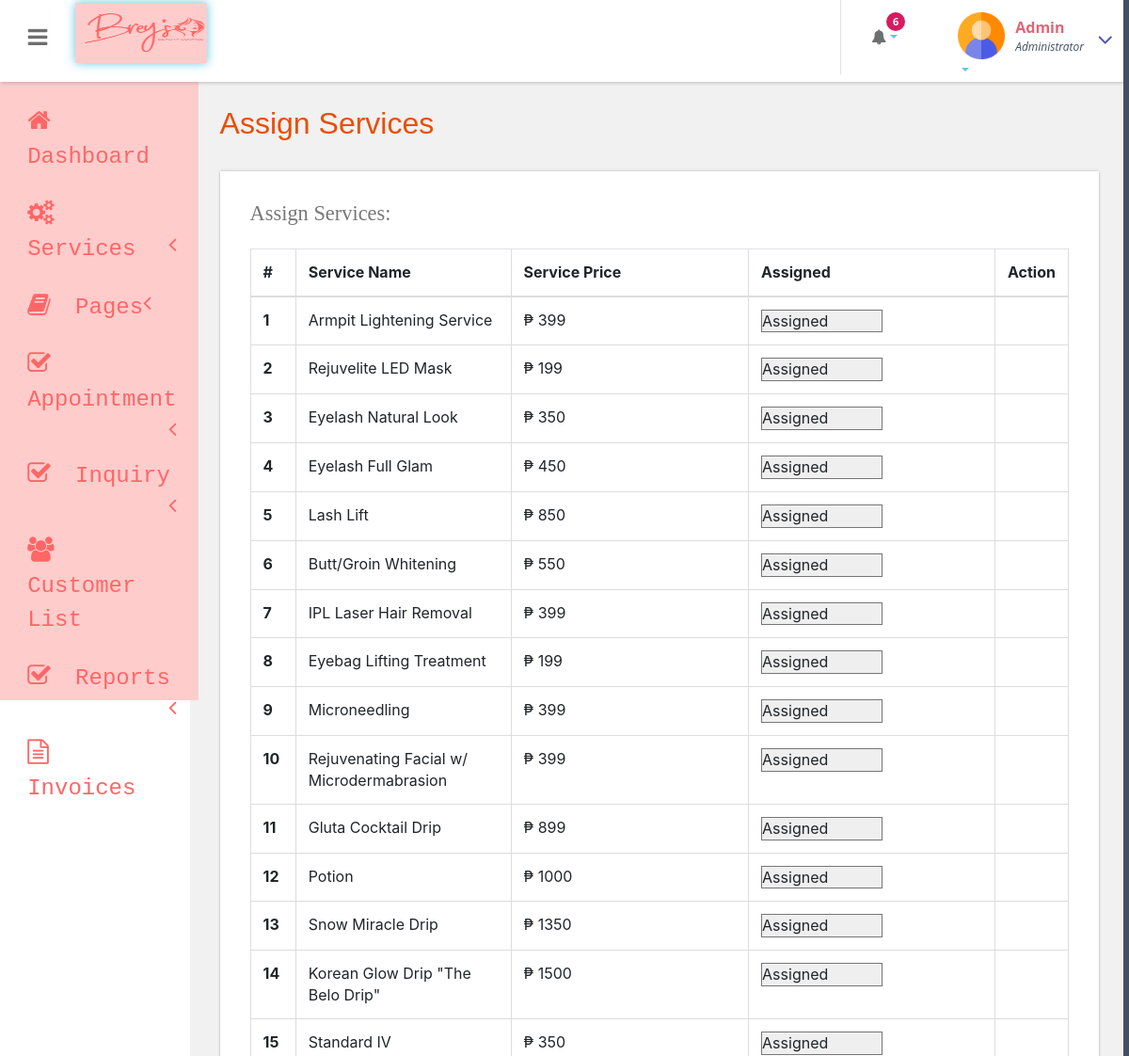
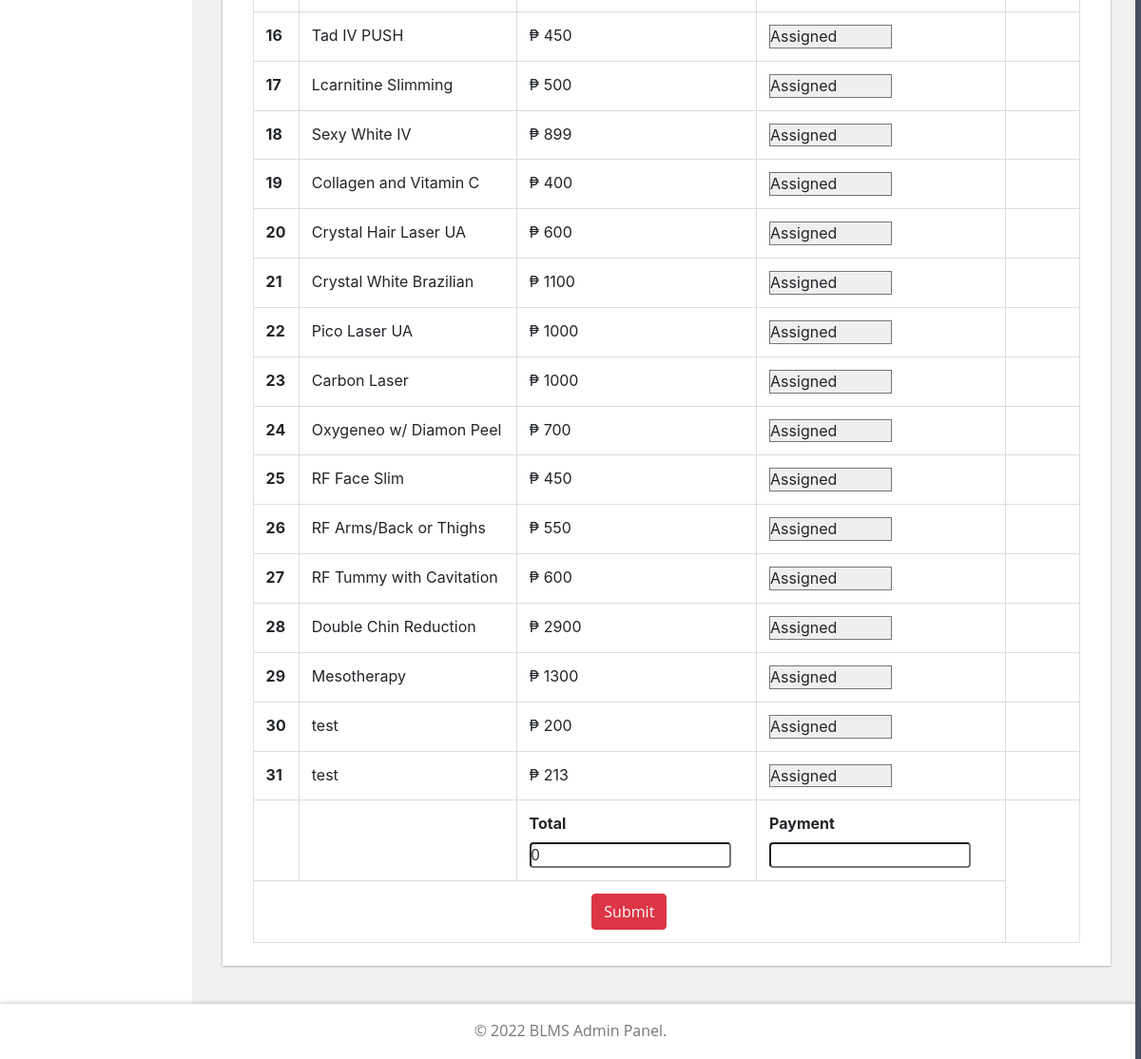
The page /admin/add-customer-services.php (signed in) on the database as committed earlier (2 pictures, top to bottom).
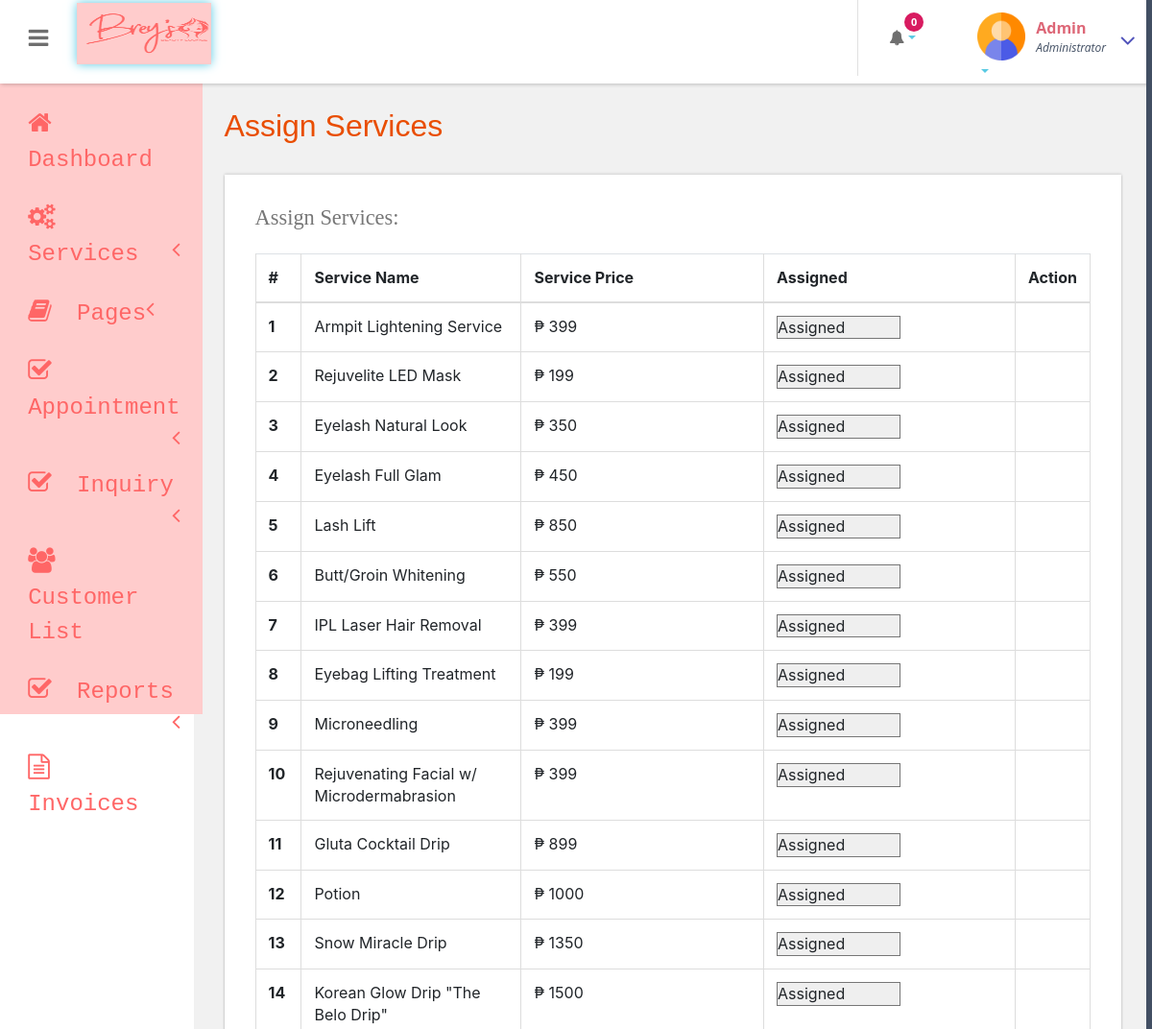
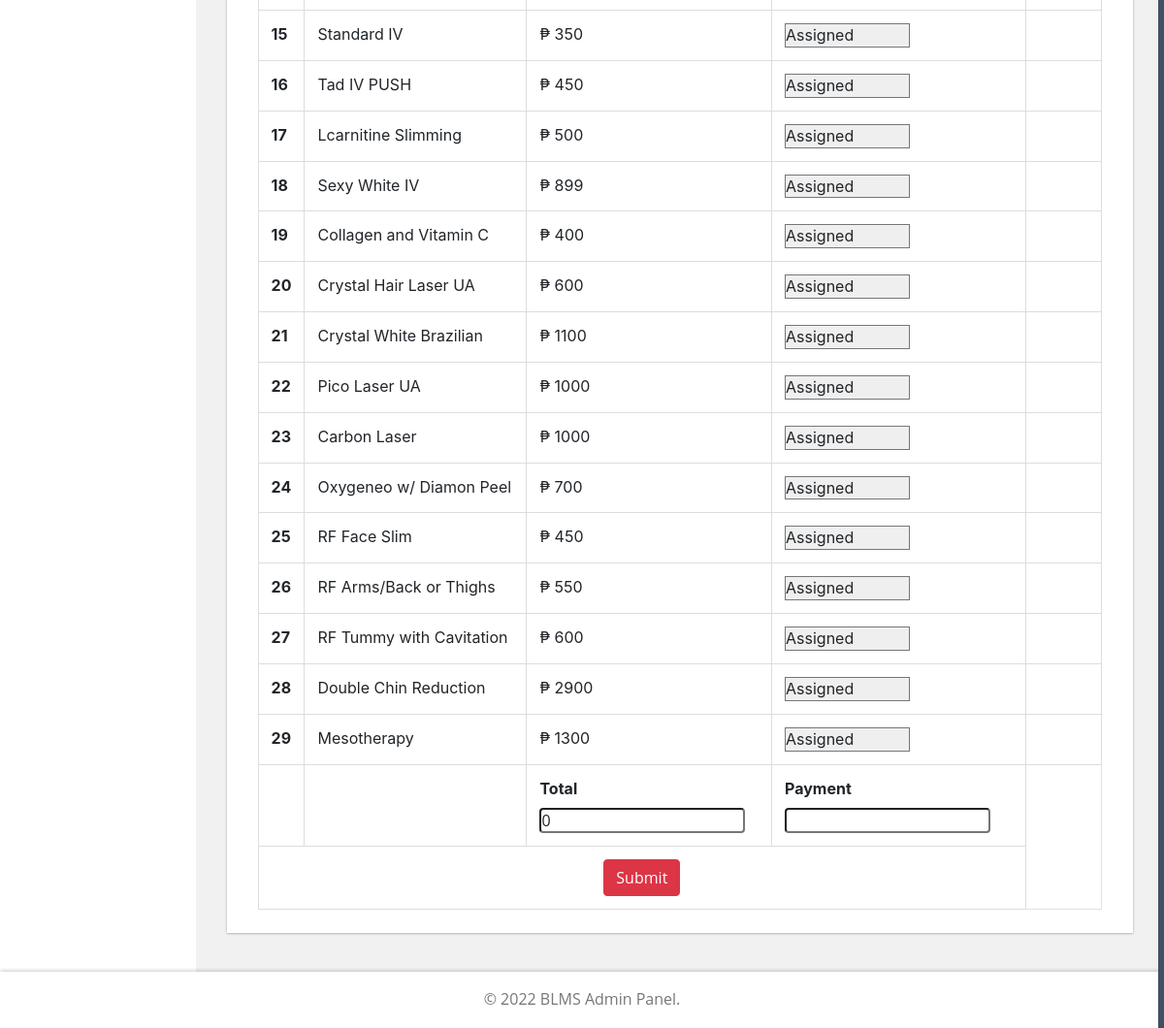
The same page on the database as committed later (2 pictures, top to bottom).
### tables this page shows
CREATE TABLE `servicetry` (
  `id` int(11) NOT NULL,
  `ServiceName` varchar(255) NOT NULL,
  `ServiceDescription` varchar(255) NOT NULL,
  `category` varchar(255) NOT NULL,
  `Cost` int(11) NOT NULL,
  `bookingtime` varchar(255) NOT NULL,
  `Image` varchar(255) NOT NULL
);

### admin/add-customer-services.php (the view, shortened to what this page needs)
<?php
include('includes/dbconnection.php');
if (strlen($_SESSION['bpmsaid']==0)) {
  header('location:logout.php');
  } else{
  ?>
<!DOCTYPE HTML>
<html>
<head>
<?php include_once('includes/headlinks.php');?>
</head>
<body class="cbp-spmenu-push">
	<div class="main-content">
		 <?php include_once('includes/sidebar.php');?>
		 <?php include_once('includes/header.php');?>
		<div id="page-wrapper">
			<div class="main-page">
				<div class="tables">
					<h3 class="title1">Assign Services</h3>
					<div class="table-responsive bs-example widget-shadow">
						<h4>Assign Services:</h4>
<form method="post">
						<table class="table table-bordered"> <thead> <tr> <th>#</th> <th>Service Name</th> <th>Service Price</th> <th>Assigned</th> <th>Action</th> </tr> </thead> <tbody>
<?php
$ret=mysqli_query($con,"select *from  servicetry");
$cnt=1;
while ($row=mysqli_fetch_array($ret)) {
?>
 <tr>
<th scope="row"><?php echo $cnt;?></th>
<td><?php  echo $row['ServiceName'];?></td>
<td> ₱ <?php  echo $row['Cost'];?></td>
<td>
		<div class="select">
			<select name="assignserv" id="sercombobox">
				<option selected disabled>Assigned</option>
			</select>
		</div>
</td>
<td><input type="checkbox" class="checks" name="sids[]"
			onClick="isChecked()"	value="<?php  echo $row['id'];?>"></td>
</tr>
<?php
if(isset($_POST["sids[]"])){
	$gtotal += $total;
} else{
	$gtotal= 0;
}
$cnt=$cnt+1;
}
?>
<tr>
	<td></td>
	<td></td>
<td>
	<label for="Total">Total</label>
	<input type="text" name="Total" value="<?php echo $gtotal?>">
</td>
<td>
	<label for="payment">Payment</label>
	<input type="number" name="payment" id="payment" class="payment">
</td>
</tr>
<tr>
<td colspan="4" align="center">
<button type="submit" name="submit" class="btn btn-danger">Submit</button>
</td>
</tr>
</tbody> </table>
</form>
					</div>
				</div>
			</div>
		</div>
		 <?php include_once('includes/footer.php');?>
	</div>
</body>
</html>
<?php }  ?>

### admin/includes/header.php (shortened to what this page needs)
    <div class="sticky-header header-section ">
      <div class="header-left">
        <button id="showLeftPush"><i class="fa fa-bars"></i></button>
        <div class="logo">
          <a href="dashboard.php">
            <img src="../assets/img/adminlogo.png ">
          </a>
        </div>
        <div class="clearfix"> </div>
      </div>
      <div class="header-right">
        <div class="profile_details_left">
          <ul class="nofitications-dropdown">
            <?php
$ret1=mysqli_query($con,"SELECT blmsdb.bkgtbl.id AS 'bid', blmsdb.tbluser.LastName, blmsdb.tbluser.FirstName,
                          blmsdb.bkgtbl.aptnumber AS 'AptNumber' FROM blmsdb.tbluser
                          RIGHT JOIN blmsdb.bkgtbl
                          ON blmsdb.tbluser.ID = blmsdb.bkgtbl.userid
                          WHERE Status IS NULL");
$num=mysqli_num_rows($ret1);
?>
            <li class="dropdown head-dpdn">
              <a href="#" class="dropdown-toggle" data-toggle="dropdown" aria-expanded="false"><i class="fa fa-bell"></i><span class="badge blue"><?php echo $num;?></span></a>
            </li>
          </ul>
          <div class="clearfix"> </div>
        </div>
        <div class="profile_details">
        <?php
$adid=$_SESSION['bpmsaid'];
$ret=mysqli_query($con,"select AdminName from tbladmin where ID='$adid'");
$row=mysqli_fetch_array($ret);
$name=$row['AdminName'];
?>
          <ul>
            <li class="dropdown profile_details_drop">
              <a href="#" class="dropdown-toggle" data-toggle="dropdown" aria-expanded="false">
                <div class="profile_img">
                  <span class="prfil-img"><img src="images/admin.png" alt="" width="50" height="50"> </span>
                  <div class="user-name">
                    <p><?php echo $name; ?></p>
                    <span>Administrator</span>
                  </div>
                  <i class="fa fa-angle-down lnr"></i>
                  <div class="clearfix"></div>
                </div>
              </a>
            </li>
          </ul>
        </div>
      </div>
      <div class="clearfix"> </div>
    </div>

Rows that differ between the two databases and show on the page:
removed servicetry: ServiceName "test", Cost "200"
removed servicetry: ServiceName "test", Cost "213"
Other text that changed with them:
$num: "6" → "0"
